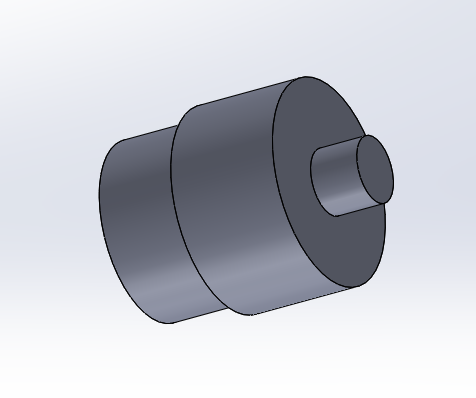
#> input picture Mechanical/Design/Drawings/Servo Motor.PNG, 476 x 398 px, given in place of rough.jpg, which was not available
$ python 'background grey colour subtraction program.py'
#> lines starting #> are read from the running program, lines starting #| are printed output that depends on the picture; pictures that were not available may be replaced by others from this repository, and a replacement may not be noted
# -*- coding: utf-8 -*-
"""
Created on Tue Feb 19 23:10:59 2019

@author: Theriselvam
"""

import numpy as np
import cv2

video = "xx.avi"
cap = cv2.VideoCapture(0)
bg = cv2.imread('rough.jpg',0)
#> bg: shape (398, 476); min 0, max 254, mean 197.9
#bg = cv2.imread("background.jpg")

while True:
    ret, frame = cap.read()
#> frame is the input picture: shape (398, 476, 3); mean B, G, R 205.4, 197.7, 195.4
    gray = cv2.cvtColor(frame, cv2.COLOR_BGR2GRAY)
    original_frame = frame.copy()
    if ret:
        # get foremask?
        fgmask = gray - bg
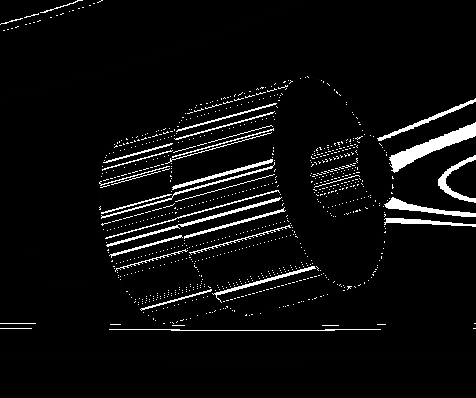
#> fgmask: shape (398, 476); min 0, max 255, mean 12.6

        # filter kernel for denoising:
        kernel = cv2.getStructuringElement(cv2.MORPH_ELLIPSE, (3, 3))

        opening = cv2.morphologyEx(fgmask, cv2.MORPH_OPEN, kernel)
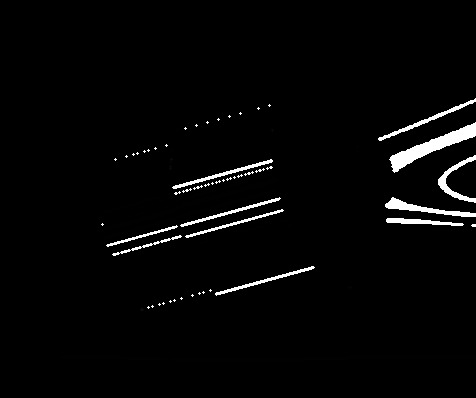
#> opening: shape (398, 476); min 0, max 255, mean 6.5

        closing = cv2.morphologyEx(opening, cv2.MORPH_CLOSE, kernel)

        # Dilate to merge adjacent blobs
        dilation = cv2.dilate(closing, kernel, iterations = 2)
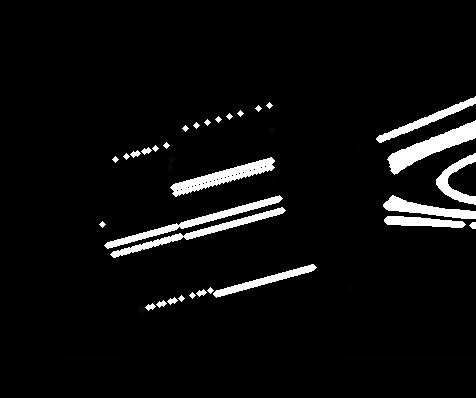
#> dilation: shape (398, 476); min 0, max 255, mean 13.1

        # show fg:dilation
        cv2.imshow('fg mask', dilation)
        cv2.imshow('original', original_frame)
        k = cv2.waitKey(30) & 0xff
#> (key Esc is pressed here)
        if k == 27:
            cap.release()
            cv2.destroyAllWindows()
            break
    else:
        break
